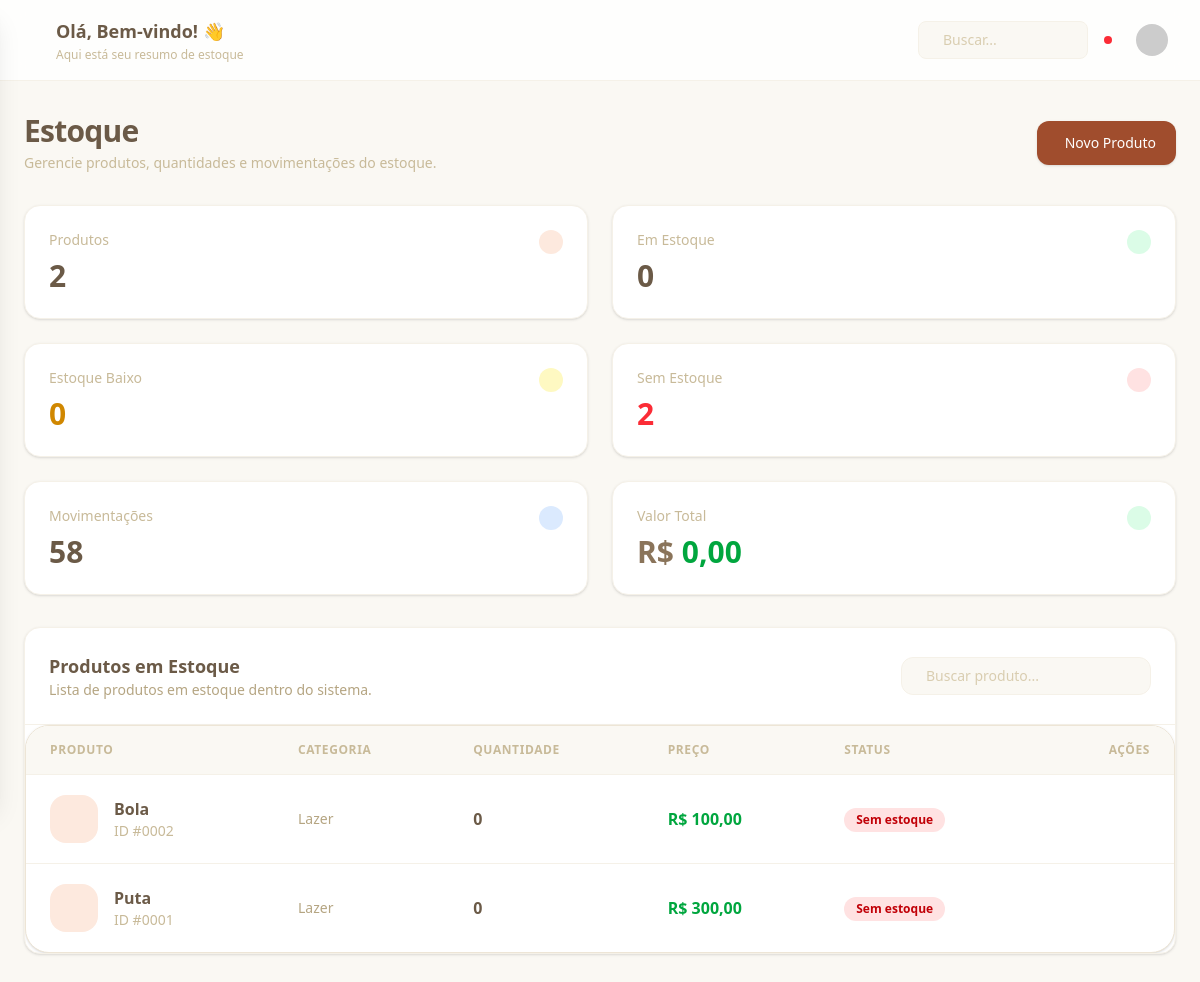
The page /estoque/ on the database as committed earlier.
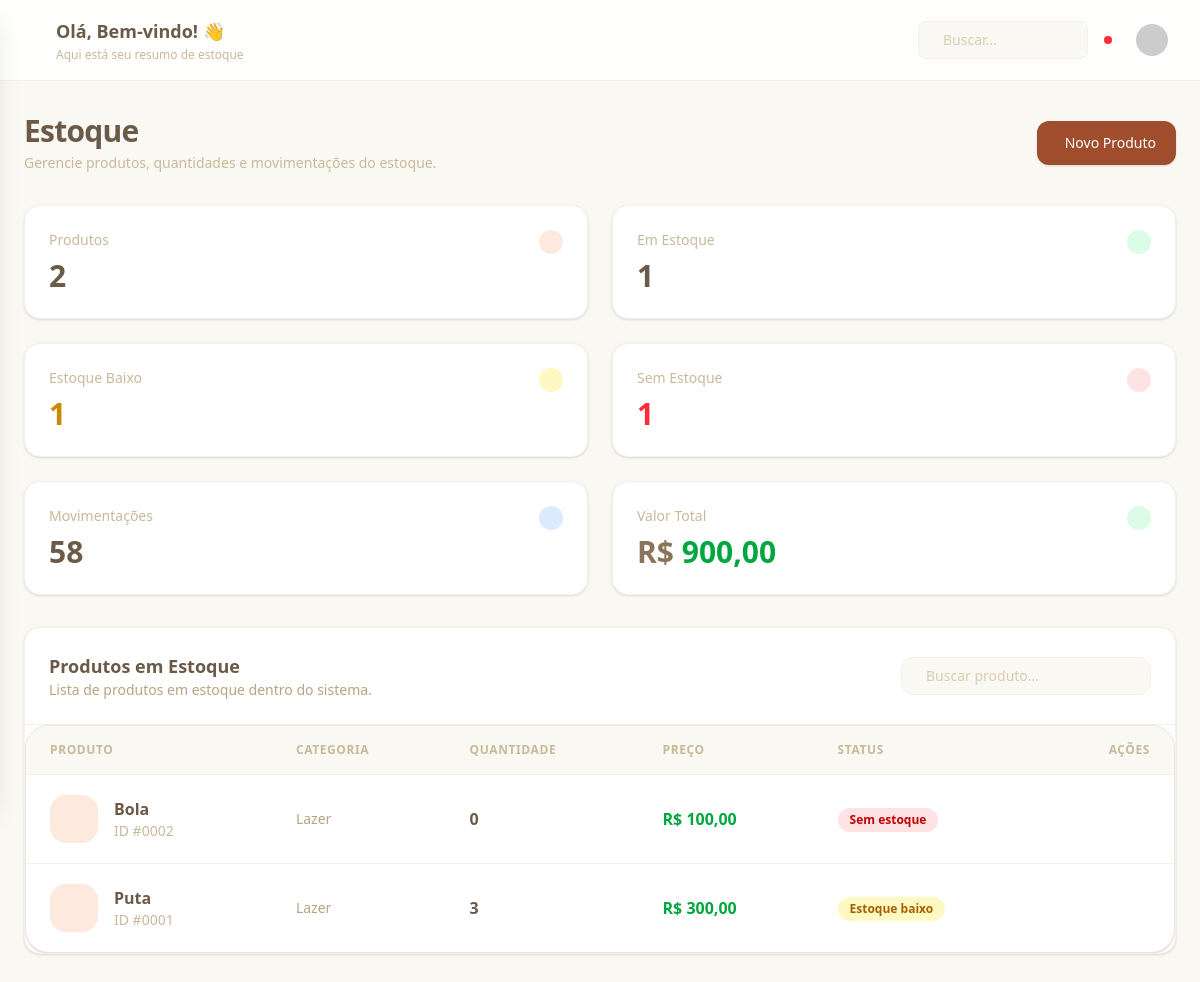
The same page on the database as committed later.
### website/models.py (models this page shows, shortened)
class Produto(models.Model):
    nome = models.CharField(max_length=100)
    descricao = models.TextField()
    preco = models.DecimalField(max_digits=10, decimal_places=2)
    quantidade = models.IntegerField(default=0)
    quantidade_minima = models.IntegerField(default=15)
    categoria = models.ForeignKey(
        Categoria,
        on_delete=models.CASCADE,
        related_name='produtos'
    )
    fornecedor = models.ForeignKey(
        Fornecedor,
        on_delete=models.SET_NULL,
        null=True,
        blank=True,
        related_name='produtos'
    )

class Categoria(models.Model):
    nome = models.CharField(max_length=100)
    descricao = models.TextField()

### website/views.py (the view)
# urls.py: path("estoque/", EstoquePageView.as_view(), name="estoque"),
class EstoquePageView(DashboardContextMixin, TemplateView):
    template_name = "estoque.html"
    def get_context_data(self, **kwargs):
        context = super().get_context_data(**kwargs)
        context["produtos"] = (
            Produto.objects.select_related("categoria", "fornecedor").order_by(
                "nome"
            )
        )
        return context

### website/context_processors.py (called while the page is built)
def navigation(request):
    match = getattr(request, "resolver_match", None)
    name = (match.url_name or "") if match else ""
    section = ""
    if name in ("painel",):
        section = "painel"
    elif name in ("produtos", "create_produto", "create_categoria"):
        section = "produtos"
    elif name in ("estoque", "create_estoque", "create_movimentacao"):
        section = "estoque"
    elif name in ("relatorios", "relatorio"):
        section = "relatorios"
    elif name in ("configuracoes", "perfil", "create_fornecedor"):
        section = "configuracoes"
    elif name in ("contato",):
        section = "contato"
    return {"nav_section": section}

### website/templatetags/static_extras.py (called while the page is built)
def _resolve_local_path(path: str) -> Path | None:
    for static_dir in getattr(settings, "STATICFILES_DIRS", []):
        candidate = Path(static_dir) / path
        if candidate.is_file():
            return candidate
    return None

### website/views.py (called while the page is built)
    def get_context_data(self, **kwargs):
        context = super().get_context_data(**kwargs)
        context.update(self.get_dashboard_context())
        return context

### website/templates/estoque.html (shortened to what the changed rows need)
{% extends 'base.html' %}
{% block content %}
<div class="space-y-8">
    <div class="flex flex-col gap-4 lg:flex-row lg:items-center lg:justify-between">
        <div class="space-y-1">
            <h1 class="text-3xl font-bold tracking-tight text-sand-900">
                Estoque
            </h1>
        </div>
    </div>
    <div class="grid gap-6 sm:grid-cols-2 xl:grid-cols-4">
        <div class="card rounded-2xl border border-sand-100 bg-white p-6 shadow-sm">
            <div class="flex items-start justify-between">
                <div class="space-y-2">
                    <h2 class="text-3xl font-bold text-sand-900">
                        {{ produtos_count }}
                    </h2>
                </div>
            </div>
        </div>
        <div class="card rounded-2xl border border-sand-100 bg-white p-6 shadow-sm">
            <div class="flex items-start justify-between">
                <div class="space-y-2">
                    <p class="text-sm font-medium text-sand-500">
                        Em Estoque
                    </p>
                    <h2 class="text-3xl font-bold text-sand-900">
                        {{ em_estoque_count|default:"0" }}
                    </h2>
                </div>
            </div>
        </div>
        <div class="card rounded-2xl border border-sand-100 bg-white p-6 shadow-sm">
            <div class="flex items-start justify-between">
                <div class="space-y-2">
                    <p class="text-sm font-medium text-sand-500">
                        Estoque Baixo
                    </p>
                    <h2 class="text-3xl font-bold text-yellow-600">
                        {{ estoque_baixo_count|default:"0" }}
                    </h2>
                </div>
            </div>
        </div>
        <div class="card rounded-2xl border border-sand-100 bg-white p-6 shadow-sm">
            <div class="flex items-start justify-between">
                <div class="space-y-2">
                    <p class="text-sm font-medium text-sand-500">
                        Sem Estoque
                    </p>
                    <h2 class="text-3xl font-bold text-red-500">
                        {{ sem_estoque_count|default:"0" }}
                    </h2>
                </div>
            </div>
        </div>
        <div class="card rounded-2xl border border-sand-100 bg-white p-6 shadow-sm">
            <div class="flex items-start justify-between">
                <div class="space-y-2">
                    <h2 class="text-3xl font-bold text-sand-900">
                        58
                    </h2>
                </div>
            </div>
        </div>
        <div class="card rounded-2xl border border-sand-100 bg-white p-6 shadow-sm">
            <div class="flex items-start justify-between">
                <div class="space-y-2">
                    <h2 class="text-3xl font-bold">
                        <span class="text-sand-800">R$ </span><span class="text-green-600">{{ valor_total|floatformat:2 }}</span>
                    </h2>
                </div>
            </div>
        </div>
    </div>
    <div class="overflow-hidden rounded-2xl border border-sand-100 bg-white shadow-sm">
        <div class="flex flex-col gap-4 border-b border-sand-100 p-6 lg:flex-row lg:items-center lg:justify-between">
            <div>
                <h2 class="text-lg font-semibold text-sand-900">
                    Produtos em Estoque
                </h2>
            </div>
        </div>
        <div class="overflow-hidden rounded-3xl border border-sand-200 bg-white shadow-sm">
            <div class="overflow-x-auto">
                <table class="w-full min-w-full table-auto">
                    <thead class="border-b border-sand-100 bg-sand-50">
                        <tr>
                            <th
                                class="px-6 py-4 text-left text-xs font-semibold uppercase tracking-wider text-sand-500">
                                Produto
                            </th>
                            <th
                                class="px-6 py-4 text-left text-xs font-semibold uppercase tracking-wider text-sand-500">
                                Categoria
                            </th>
                            <th
                                class="px-6 py-4 text-left text-xs font-semibold uppercase tracking-wider text-sand-500">
                                Quantidade
                            </th>
                            <th
                                class="px-6 py-4 text-left text-xs font-semibold uppercase tracking-wider text-sand-500">
                                Preço
                            </th>
                            <th
                                class="px-6 py-4 text-left text-xs font-semibold uppercase tracking-wider text-sand-500">
                                Status
                            </th>
                            <th
                                class="px-6 py-4 text-right text-xs font-semibold uppercase tracking-wider text-sand-500">
                                Ações
                            </th>
                        </tr>
                    </thead>
                    <tbody class="divide-y divide-sand-100">
                        {% for produto in produtos %}
                        <tr class="transition hover:bg-sand-50">
                            <td class="px-6 py-5">
                                <div class="flex items-center gap-4">
                                    <div class="flex h-12 w-12 items-center justify-center rounded-2xl bg-stone-100">
                                    </div>
                                    <div>
                                        <p class="font-semibold text-sand-900">
                                            {{ produto.nome }}
                                        </p>
                                        <p class="text-sm text-sand-500">
                                            ID #{{ produto.pk|stringformat:"04d" }}
                                        </p>
                                    </div>
                                </div>
                            </td>
                            <td class="px-6 py-5 text-sm text-sand-600">
                                {% if produto.categoria %}
                                {{ produto.categoria.nome }}
                                {% else %}
                                Sem categoria
                                {% endif %}
                            </td>
                            <td class="px-6 py-5">
                                <span class="font-semibold text-sand-900">
                                    {{ produto.quantidade }}
                                </span>
                            </td>
                            <td class="px-6 py-5">
                                <span class="font-semibold text-green-600">
                                    R$ {{ produto.preco|floatformat:2 }}
                                </span>
                            </td>
                            <td class="px-6 py-5">
                                {% if produto.quantidade == 0 %}
                                <span class="
                                inline-flex items-center rounded-full
                                bg-red-100 px-3 py-1
                                text-xs font-semibold text-red-700
                            ">
                                    Sem estoque
                                </span>
                                {% elif produto.quantidade <= produto.quantidade_minima %}
                                <span class="
                                inline-flex items-center rounded-full
                                bg-yellow-100 px-3 py-1
                                text-xs font-semibold text-yellow-700
                            ">
                                    Estoque baixo
                                </span>
                                {% endif %}
                            </td>
                            <td class="px-6 py-5">
                                <div class="flex items-center justify-end gap-2">
                                    <a href="{% url 'update_produto' produto.id %}" class="
                                    rounded-xl p-2.5
                                    text-sand-500
                                    transition
                                    hover:bg-sand-100
                                    hover:text-sand-900
                                ">
                                    </a>
                                    <button class="
                                    rounded-xl p-2.5
                                    text-red-500
                                    transition
                                    hover:bg-red-50
                                ">
                                    </button>
                                </div>
                            </td>
                        </tr>
                        {% endfor %}
                    </tbody>
                </table>
            </div>
        </div>
    </div>
</div>
{% endblock %}

Rows that differ between the two databases and show on the page:
changed Produto "Puta": quantidade "0" → "3"; quantidade "Sem estoque" → "Estoque baixo"
Other text that changed with them:
{{ em_estoque_count|default:"0" }}: "0" → "1"
{{ estoque_baixo_count|default:"0" }}: "0" → "1"
{{ sem_estoque_count|default:"0" }}: "2" → "1"
{{ valor_total|floatformat:2 }}: "0,00" → "900,00"
